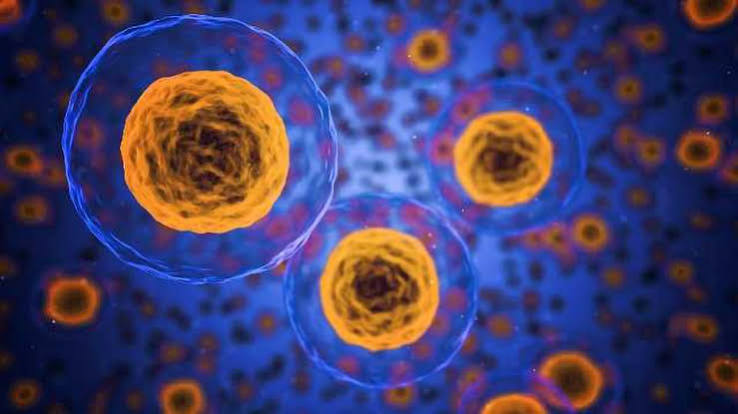
#> input picture Learning/Computer_Vision/Image_Segmentation/Cell_Segmentation/input_image/celles.jpg, 738 x 414 px
$ python main.py
#> lines starting #> are read from the running program, lines starting #| are printed output that depends on the picture; after the words box and inside, x2 and y2 are one past the last pixel; in counts of white or black regions, pixels touching at a corner belong together

import cv2
import matplotlib.pyplot as plt


# Load the image
image = cv2.imread("../input_image/celles.jpg")
#> image is the input picture: shape (414, 738, 3); mean B, G, R 105.7, 62, 68.5

if image is None:
    print("Error: Image not found")
    exit()

print("Image loaded successfully")


# Convert to grayscale
image_gray = cv2.cvtColor(
    image,
    cv2.COLOR_BGR2GRAY
)


# Enhance local contrast
clahe = cv2.createCLAHE(
    clipLimit=2.0,
    tileGridSize=(8, 8)
)

image_clahe = clahe.apply(image_gray)
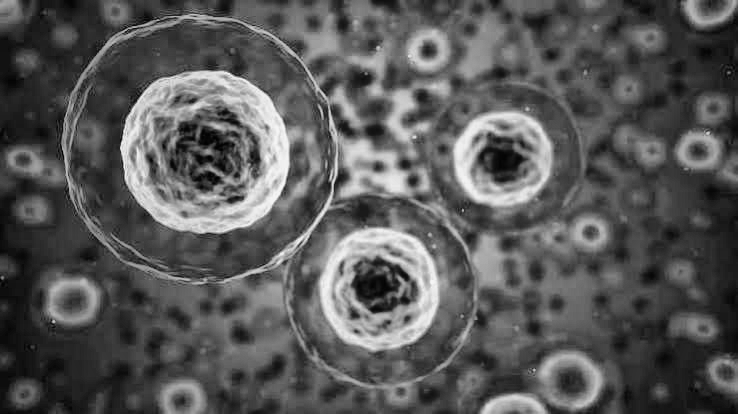
#> image_clahe: shape (414, 738); min 1, max 247, mean 88.5


# Apply adaptive thresholding
image_thresh = cv2.adaptiveThreshold(
    image_clahe,
    255,
    cv2.ADAPTIVE_THRESH_GAUSSIAN_C,
    cv2.THRESH_BINARY,
    31,
    5
)
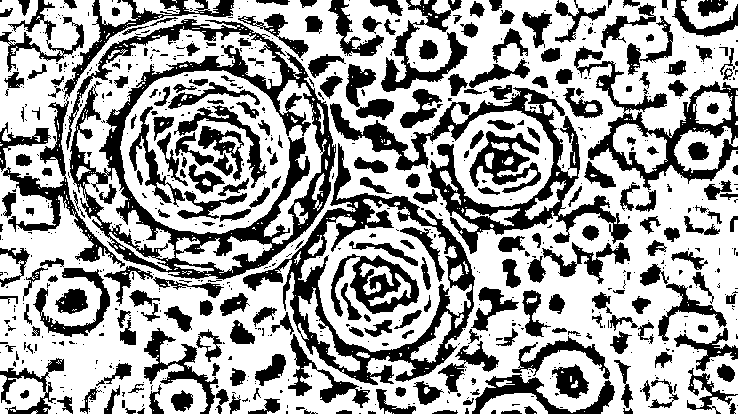
#> image_thresh: shape (414, 738); 63.6% white; 760 black regions (500 under 20 px), largest, box (x1, y1, x2, y2) and area: (66, 19, 336, 280) 15443, (243, 143, 475, 385) 9717, (330, 87, 632, 254) 9201


# Apply morphological operations
kernel = cv2.getStructuringElement(
    cv2.MORPH_ELLIPSE,
    (5, 5)
)

image_opened = cv2.morphologyEx(
    image_thresh,
    cv2.MORPH_OPEN,
    kernel
)
#> image_opened: shape (414, 738); 58.1% white; 271 black regions (145 under 20 px), largest, box (x1, y1, x2, y2) and area: (0, 0, 632, 408) 60561, (129, 75, 281, 222) 8885, (574, 44, 738, 212) 7476

image_closed = cv2.morphologyEx(
    image_opened,
    cv2.MORPH_CLOSE,
    kernel
)
#> image_closed: shape (414, 738); 61.4% white; 262 black regions (15 under 20 px), largest, box (x1, y1, x2, y2) and area: (0, 0, 630, 385) 48960, (588, 83, 738, 182) 4572, (463, 338, 610, 414) 2610


# Apply Euclidean Distance Transform
distance = cv2.distanceTransform(
    image_closed,
    cv2.DIST_L2,
    5
)


# Extract Sure Foreground
_, sure_foreground = cv2.threshold(
    distance,
    0.5 * distance.max(),
    255,
    cv2.THRESH_BINARY
)
#> sure_foreground: shape (414, 738) float32; 1.5% white; 36 white regions (20 under 20 px), largest, box (x1, y1, x2, y2) and area: (63, 333, 116, 387) 1083, (0, 88, 44, 124) 838, (0, 297, 20, 338) 538

sure_foreground = sure_foreground.astype("uint8")


# Extract Sure Background
sure_background = cv2.dilate(
    image_closed,
    kernel,
    iterations=3
)
#> sure_background: shape (414, 738); 98.5% white; 216 black regions (160 under 20 px), largest, box (x1, y1, x2, y2) and area: (46, 190, 94, 213) 356, (560, 372, 582, 392) 263, (163, 263, 192, 282) 182


# Identify the Unknown Region
unknown = cv2.subtract(
    sure_background,
    sure_foreground
)
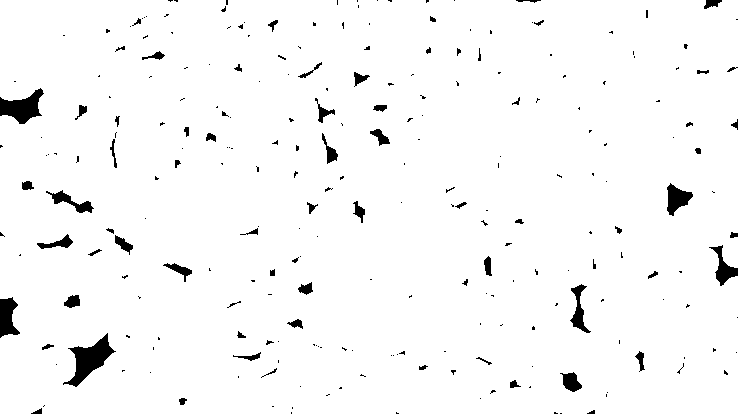
#> unknown: shape (414, 738); 97% white; 252 black regions (180 under 20 px), largest, box (x1, y1, x2, y2) and area: (63, 333, 116, 387) 1083, (0, 88, 44, 124) 838, (0, 297, 20, 338) 538


# Generate Watershed Markers
num_markers, markers = cv2.connectedComponents(
    sure_foreground
)
#> markers: shape (414, 738) int32; 37 distinct labels, from 0 to 36
#> num_markers = 37

markers = markers + 1
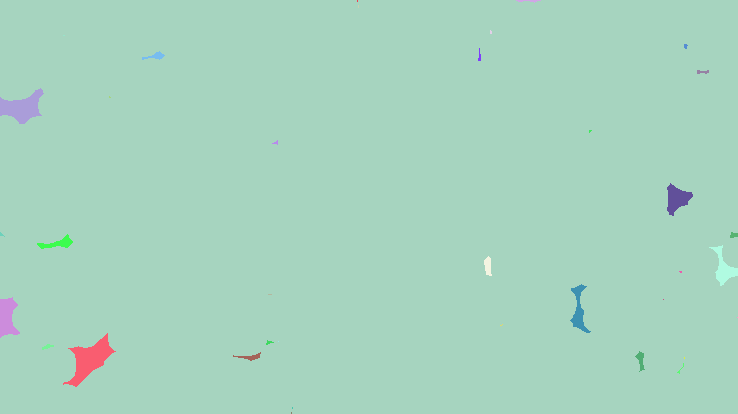
#> markers: shape (414, 738) int32; 37 distinct labels, from 1 to 37; one colour per label, 0 black
markers[unknown == 255] = 0
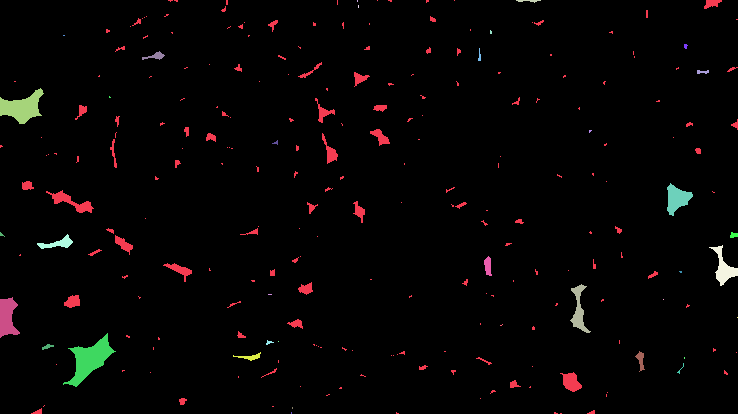
#> markers: shape (414, 738) int32; 38 distinct labels, from 0 to 37; one colour per label, 0 black


# Convert Grayscale Image to BGR
color_image = cv2.cvtColor(
    image_gray,
    cv2.COLOR_GRAY2BGR
)


# Apply Watershed Segmentation
markers = cv2.watershed(
    color_image,
    markers
)
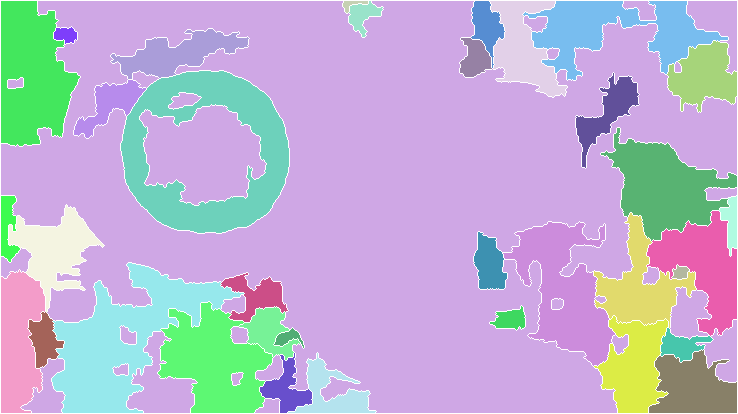
#> markers: shape (414, 738) int32; 37 distinct labels, from -1 to 37; one colour per label, 0 black, -1 white


# Highlight Watershed Boundaries
segmentation = color_image.copy()

segmentation[markers == -1] = [0, 0, 255]
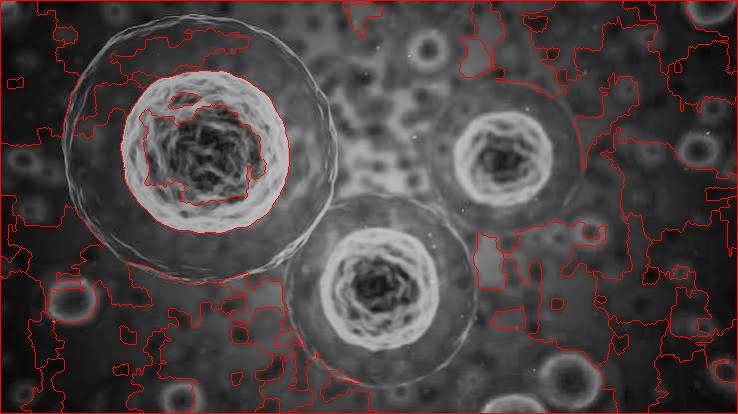
#> segmentation: shape (414, 738, 3); mean B, G, R 66.9, 66.9, 76.2


# Save the final segmentation
output_path = "output_images/final_segmentation.png"

cv2.imwrite(
    output_path,
    segmentation
)


# Display the final result
segmentation_rgb = cv2.cvtColor(
    segmentation,
    cv2.COLOR_BGR2RGB
)

plt.figure(figsize=(10, 7))
plt.imshow(segmentation_rgb)
plt.title("Cell Segmentation - Watershed")
plt.axis("off")
plt.show()
